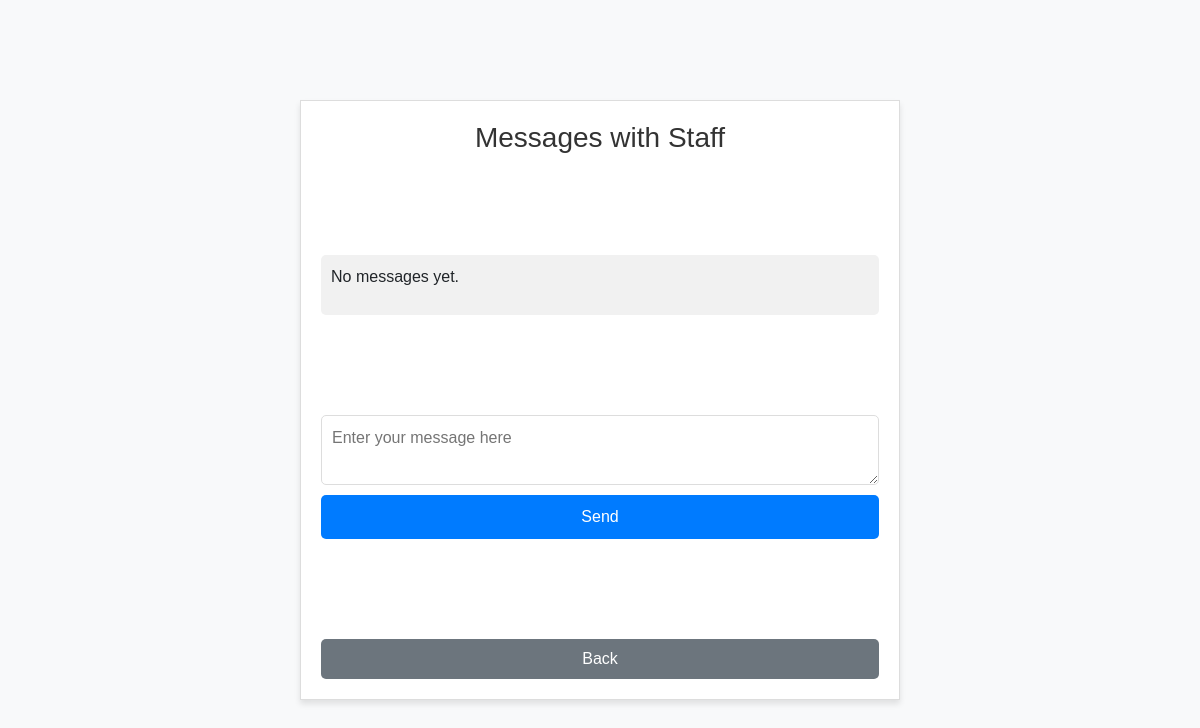
The app's page /courses/send_message/ (signed in), older data.
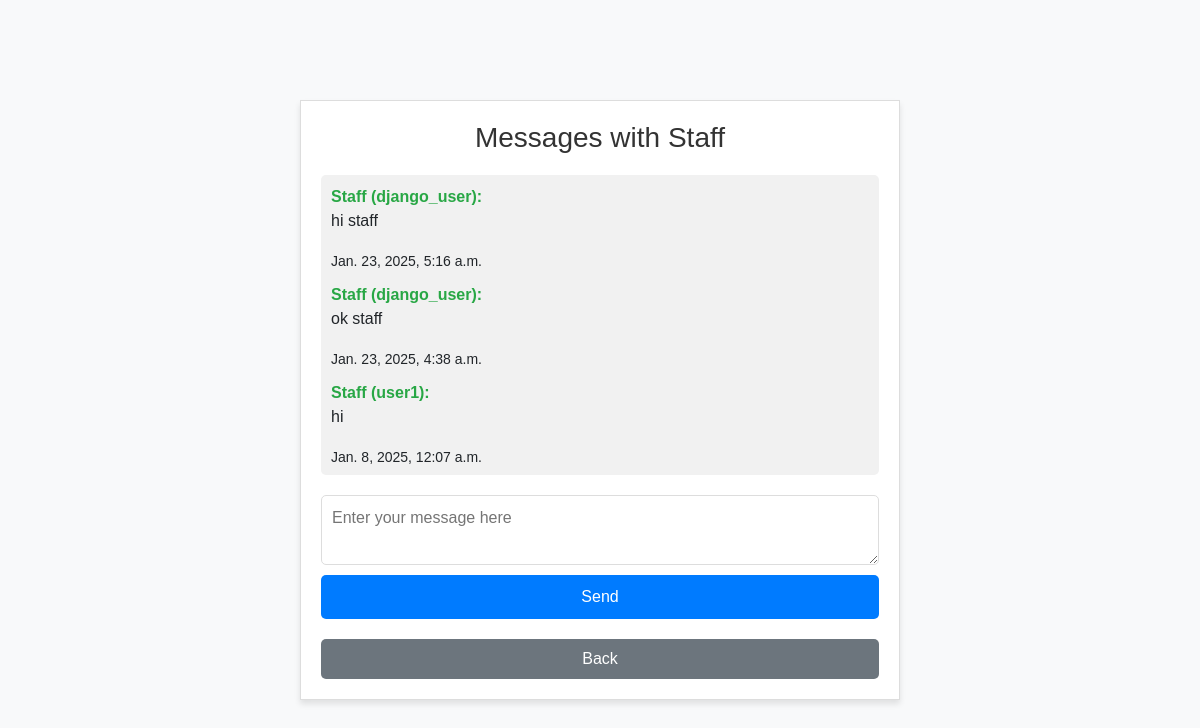
The same page, newer data.
### courses/models.py (models this page shows, shortened)
class UserToStaffMessage(models.Model):
    sender = models.ForeignKey(
        User,
        on_delete=models.CASCADE,
        related_name='user_sent_messages',
    )
    recipient = models.ForeignKey(
        User,
        on_delete=models.CASCADE,
        related_name='user_received_messages',
    )
    message = models.TextField()
    timestamp = models.DateTimeField(auto_now_add=True)

### courses/views.py (the view, shortened to what this page needs)
# urls.py: path('send_message/', views.send_message_to_staff, name='send_message_to_staff'),
@login_required
def send_message_to_staff(request):
    messages = UserToStaffMessage.objects.filter(
        Q(sender=request.user) | Q(recipient=request.user)
    ).order_by('-timestamp')
    return render(request, 'courses/send_message.html', {'messages': messages})

### courses/templates/courses/send_message.html (shortened to what this page needs)
<!DOCTYPE html>
<html lang="en">
<head>
    <link href="https://cdn.jsdelivr.net/npm/bootstrap@5.1.3/dist/css/bootstrap.min.css" rel="stylesheet">
</head>
<body>
    <div class="chat-container">
        <h2>Messages with Staff</h2>
        <div class="message-container">
            {% for message in messages %}
                <div class="message">
                    {% if message.sender == request.user %}
                        <strong>You:</strong>
                    {% else %}
                        <strong class="staff">Staff ({{ message.sender.username }}):</strong>
                    {% endif %}
                    <p>{{ message.message }}</p>
                    <small>{{ message.timestamp }}</small>
                </div>
            {% empty %}
                <p>No messages yet.</p>
            {% endfor %}
        </div>
        <form method="POST" class="form-container">
            <textarea name="message" placeholder="Enter your message here" required></textarea>
            <button type="submit">Send</button>
        </form>
        <a href="javascript:history.back()" class="btn-back">Back</a>
    </div>
</body>
</html>

### courses/templates/courses/send_message.html (style rules this page uses)
body { background-color: #f8f9fa; font-family: Arial, sans-serif; display: flex; justify-content: center; align-items: center; height: 100vh; margin: 0; }
.chat-container { background-color: white; border: 1px solid #ddd; box-shadow: 0 4px 6px rgba(0, 0, 0, 0.1); padding: 20px; width: 100%; max-width: 600px; height: 600px; display: flex; flex-direction: column; justify-content: space-between; }
h2 { font-size: 1.75rem; color: #333; text-align: center; margin-bottom: 20px; }
.message-container { max-height: 400px; overflow-y: auto; margin-bottom: 20px; padding: 10px; background-color: #f1f1f1; border-radius: 5px; }
.message { margin-bottom: 10px; }
.message strong { color: #007bff; }
.message .staff { color: #28a745; }
.form-container { display: flex; flex-direction: column; }
textarea { width: 100%; padding: 10px; margin-bottom: 10px; border: 1px solid #ddd; border-radius: 5px; font-size: 1rem; resize: vertical; }
.form-container button { background-color: #007bff; color: white; width: 100%; padding: 10px; border: none; border-radius: 5px; font-size: 1rem; }
.btn-back { background-color: #6c757d; color: white; text-align: center; padding: 8px; border-radius: 5px; text-decoration: none; display: inline-block; margin-top: 20px; width: 100%; }

Row changes from the older to the newer data that the page shows:
added UserToStaffMessage: sender.username "django_user", message "hi staff", timestamp "Jan. 23, 2025, 5:16 a.m."
added UserToStaffMessage: sender.username "django_user", message "ok staff", timestamp "Jan. 23, 2025, 4:38 a.m."
added UserToStaffMessage: sender.username "user1", message "hi", timestamp "Jan. 8, 2025, 12:07 a.m."
Text that changed along with them:
text no longer shown: "No messages yet."
